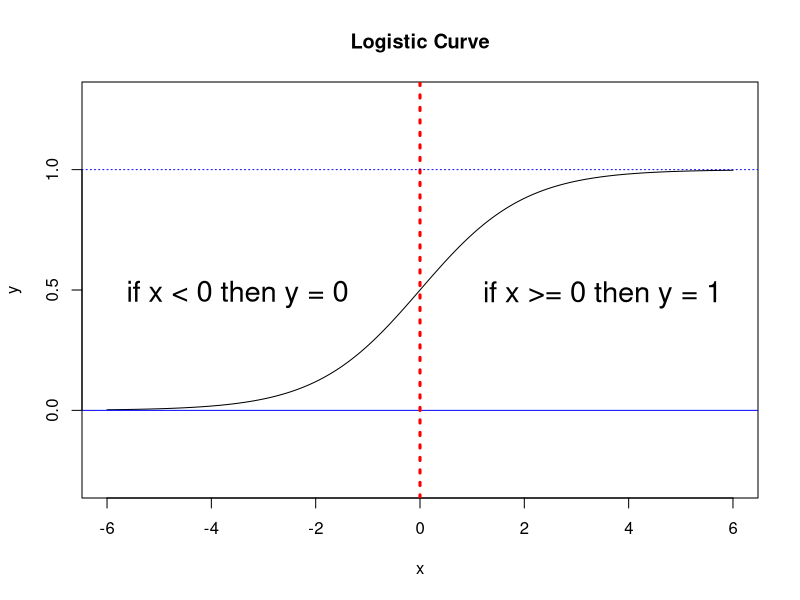

Source code (R): (Note: this script raises an error after producing the figure.)
## ---- chunk 1
knitr::opts_chunk$set(cache = TRUE)
## ---- chunk 2
x <- seq(-6, 6, 0.05)
y <- 1 / (1 + exp(-x))

plot(x, y,
type = "l",
main = "Logistic Curve",
ylim = c(-0.3, 1.3))
abline(h = 0, col = "blue")
abline(v = 0, col = "red", lty = 3, lwd = 3)
abline(h = 1, col = "blue", lty = 3)
text(-3.5, 0.48, cex = 1.75, "if x < 0 then y = 0")
text(3.5, 0.48, cex = 1.75, "if x >= 0 then y = 1")
## ---- chunk 3
# Load Libraries
Libraries <- c("knitr", "readr", "tidyverse", "caret")
for (p in Libraries) { 
    library(p, character.only = TRUE)
}
## ---- chunk 4
opts_chunk$set(cache=TRUE, warning=FALSE, message=FALSE)
## ---- chunk 5
# Import relevant data
c_m_TRANSFORMED <- read_csv("./00-data/02-aac_dpc_values/c_m_TRANSFORMED.csv",
                            col_types = cols(Class = col_factor(levels = c("0", "1")),
                                             PID = col_skip(),
                                             TotalAA = col_skip()))
## ---- chunk 6
# Partition data into training and testing sets
set.seed(1000)
index <- createDataPartition(c_m_TRANSFORMED$Class, p = 0.8, list = FALSE)
training_set.1 <- c_m_TRANSFORMED[index, ]
## ---- chunk 7
set.seed(1000)
start_time <- Sys.time()     # Start timer

# Create model, 10X fold CV repeated 5X
tcontrol <- trainControl(method = "repeatedcv",
                         number = 10,
                         repeats = 5)

model_obj.1 <- train(Class ~ .,
                     data = training_set.1,
                     trControl = tcontrol,
                     method = "glm",
                     family = "binomial")

end_time <- Sys.time()      # End timer
end_time - start_time       # Display time
## ---- chunk 8
summary(model_obj.1)
## ---- chunk 9
# Data import & handling
c_m_9aa <- read_csv("./00-data/02-aac_dpc_values/c_m_TRANSFORMED.csv",
                    col_types = cols(Class = col_factor(levels = c("0", "1")),
                                     A = col_skip(), F = col_skip(),
                                     I = col_skip(), K = col_skip(),
                                     L = col_skip(), M = col_skip(),
                                     N = col_skip(), PID = col_skip(),
                                     Q = col_skip(), V = col_skip(),
                                     S = col_skip(), TotalAA = col_skip(),
                                     W = col_skip()))
## ---- chunk 10
# Partition data into training and testing sets
set.seed(1000)
index <- createDataPartition(c_m_9aa$Class, p = 0.8, list = FALSE)

training_set.2 <- c_m_9aa[ index, ]
test_set.2     <- c_m_9aa[-index, ]

Class_test.2 <- as.factor(test_set.2$Class)
## ---- chunk 11
set.seed(1000)
start_time <- Sys.time()          # Start timer

# Create model, 10X fold CV repeated 5X
fitControl <- trainControl(method = "repeatedcv",
                           number = 10,
                           repeats = 5,
                           savePredictions = "final") # IMPORTANT: Saves predictions

model_obj.2 <- train(Class ~ .,
                     data = training_set.2,
                     trControl = fitControl,
                     method = "glm",
                     family = "binomial")

end_time <- Sys.time()           # End timer
end_time - start_time            # Display time
## ---- chunk 12
summary(model_obj.2)
## ---- chunk 13
Predicted_test_vals <- predict(model_obj.2, test_set.2[, -1])

confusionMatrix(Predicted_test_vals, Class_test.2, positive = "1")
## ---- chunk 14
fp_fn_logit <- model_obj.2 %>% pluck("pred") %>% dplyr::filter(obs != pred)

# Write CSV in R
write.table(fp_fn_logit,
            file = "./00-data/03-ml_results/fp_fn_logit.csv",
            row.names = FALSE,
            na = "",
            col.names = TRUE,
            sep = ",")

nrow(fp_fn_logit) ## NOTE: NOT UNIQUE NOR SORTED
